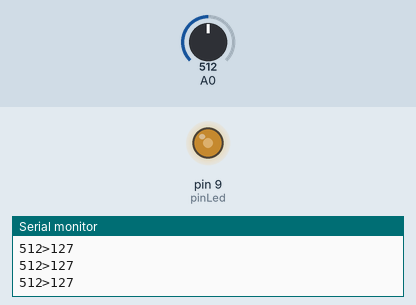
This sketch was run on a simulated Arduino Uno, built with avr-gcc and run on an emulated ATmega328P. Parts: output pins drawn as LEDs (lit = HIGH), the last lines printed to the serial monitor. The inputs (shaded band) are chosen by the test bench; at power-on: A0 = 512.

Above: at 1.2 s.
1.3 s: A0 set to 716
At 1.8 s:
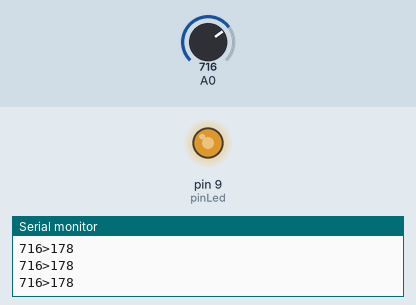
2.8 s: A0 set to 900
At 3.2 s:
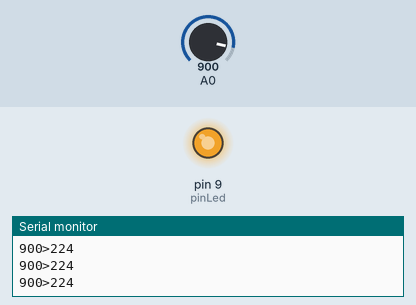
4.3 s: A0 set to 122
At 4.6 s:
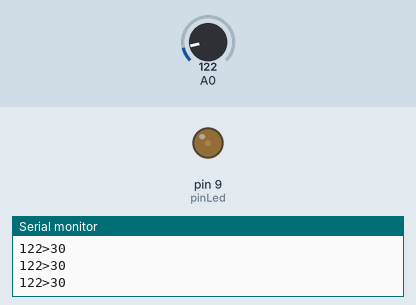
5.8 s: A0 set to 0
At 7.0 s:
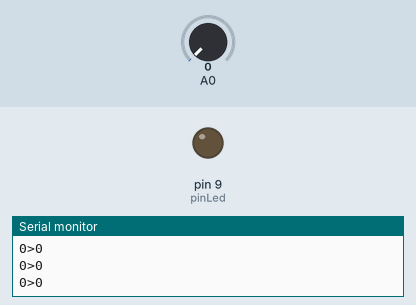
7.3 s: A0 set to 511
At 8.5 s:
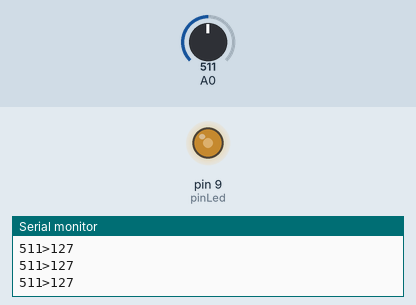
Timing chart, 0 to 9.8 s (numbered marks = the images above; inputs shaded):
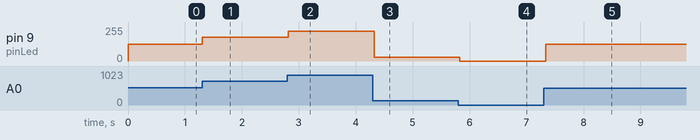

Measured:
- after the input at 1.3 s, pin 9 (pinLed): 127/255 → 178/255 at once
- after the input at 2.8 s, pin 9 (pinLed): 178/255 → 224/255 at once
- after the input at 4.3 s, pin 9 (pinLed): 224/255 → 30/255 at once
- after the input at 5.8 s, pin 9 (pinLed): 30/255 → 0/255 at once
- after the input at 7.3 s, pin 9 (pinLed): 0/255 → 127/255 at once

The sketch:

ejemplo3.ino
```cpp
int pinLed=9;

void setup() {

 Serial.begin(9600);

}

void loop() {

  int valorPot=analogRead(A0);
  int valorLed=map(valorPot,0,1023,0,255);
  analogWrite(pinLed,valorLed);

  Serial.print(valorPot);
  Serial.print(">");
  Serial.println(valorLed);
  delay(100);

}
```
